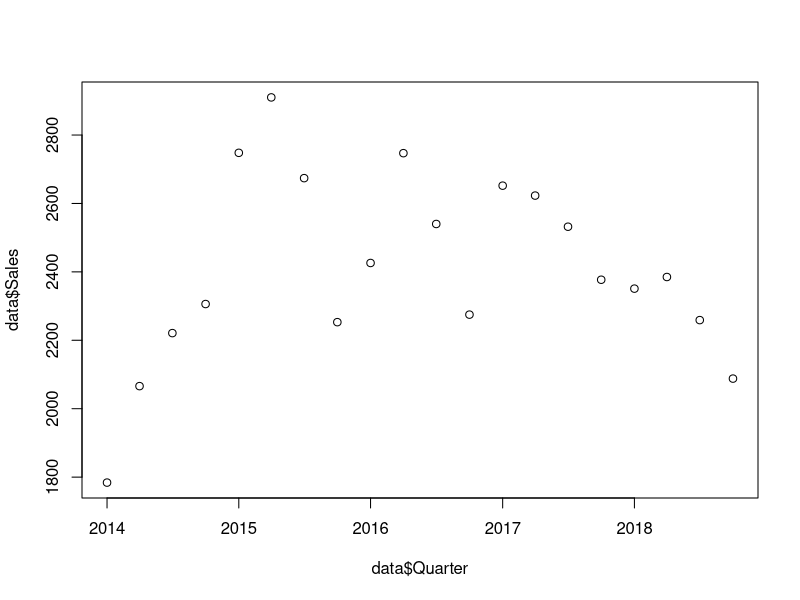

This figure's R source:
library(zoo)
library(stringr)
##  Data preparation
data<-read.table("A2_sales.txt",sep="",header=TRUE)

# Formatting the "Quarter" column into a usable date format
quarters<-str_split_fixed(data$Quarter,"K",n=2)
years<-quarters[,1]
quarters<-quarters[,2]
dates<-as.Date(paste0(years,"-",
                        ifelse(quarters=="1","01-01",
                               ifelse(quarters=="2","04-01",
                                      ifelse(quarters=="3","07-01",
                                             ifelse(quarters=="4","10-01",NA))))))

# Creating a dataframe and extracting the usable variables
data<-data.frame(Quarter=dates,Sales=data$Sales)
quarters<-data$Quarter
sales<-data$sales

plot(data$Quarter,data$Sales)
print(quarters,sales)
print("This is a test")